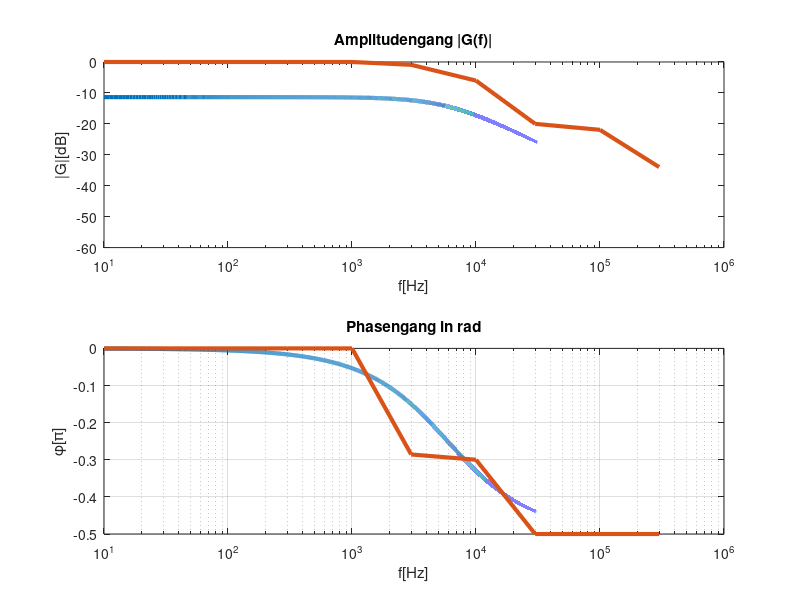

This figure's MATLAB source:
clear all; clc; format compact; format short g;
%parameter
R=2700;
C=10e-9;
Rl=1000;
dt=1e-1
f_0=10;
f_E=1e6;
N=1e6;
lw=3;
%Funktionen
g=@(f)Rl/(Rl+R)*1./(1+2*pi*f*1i*C*R);
% daten
f_data=linspace(f_0,f_E,N);
g_data=g(f_data);
%exp data
f_exp_Data=[10,30,100,300,1000,3000,10000,30000,100000,300000];
first_u_Data_OA=[0.5,0.5,0.5,0.5,0.5,0.45,0.25,0.05,0.04,0.01];
first_phi_Data_OA=[0,0,0,0,0,2/7,3/10,1/2,1/2,1/2];

%PLOT
figure(2);
subplot(2,1,1);
semilogx(f_data,20*log(abs(g_data))/log(10),'linewidth',lw);
hold on;
semilogx(f_exp_Data,20*log(first_u_Data_OA*2)/log(10),'linewidth',lw);
hold off;
xlabel('f[Hz]');ylabel('|G|[dB]');title('Amplitudengang |G(f)|')
subplot(2,1,2);
semilogx(f_data,angle(g_data)/pi,'linewidth',lw);
hold on;
semilogx(f_exp_Data,-1*first_phi_Data_OA,'linewidth',lw);
hold off;
xlabel('f[Hz]');
ylabel('\phi[\pi]');
title('Phasengang in rad');
grid on;